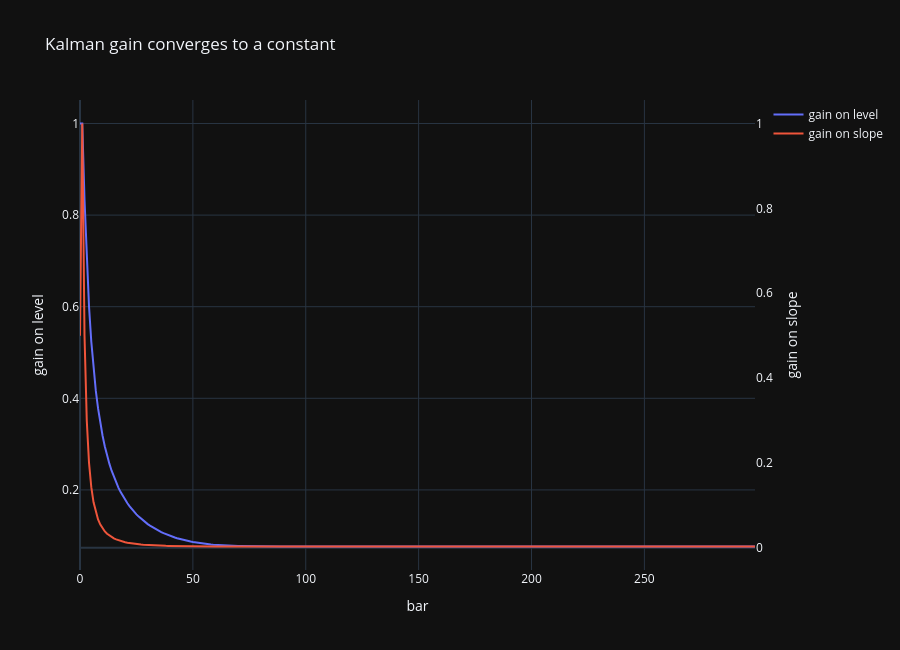

Notebook source saved alongside this figure:
### Markdown cell above
## 5. The Kalman gain, and the link with the EMA

The gain starts high (the filter knows nothing and trusts the data) and converges quickly to a constant. From then on the filter is a **fixed-weight linear filter**.

### Code cell
kf = kalman_smooth_trend(y.values, R_bar, Q_test)
fig = go.Figure()
fig.add_scatter(y=kf["gain_level"][:300], name="gain on level")
fig.add_scatter(y=kf["gain_slope"][:300], name="gain on slope", yaxis="y2")
fig.update_layout(title="Kalman gain converges to a constant", xaxis_title="bar", yaxis_title="gain on level",
                  yaxis2=dict(title="gain on slope", overlaying="y", side="right", showgrid=False), height=650).show()

### Figure 1 — Plotly figure (JSON) as saved in the notebook; plotly's stock layout.template omitted (floating-point values rounded to 4 significant figures; data arrays with more than 128 entries replaced by an {"elided": "..."} marker saying what was removed)
{"data": [{"name": "gain on level", "type": "scatter", "y": {"elided": "300 float values"}}, {"name": "gain on slope", "type": "scatter", "y": {"elided": "300 float values"}, "yaxis": "y2"}], "layout": {"height": 650, "title": {"text": "Kalman gain converges to a constant"}, "xaxis": {"title": {"text": "bar"}}, "yaxis": {"title": {"text": "gain on level"}}, "yaxis2": {"overlaying": "y", "showgrid": false, "side": "right", "title": {"text": "gain on slope"}}}}
